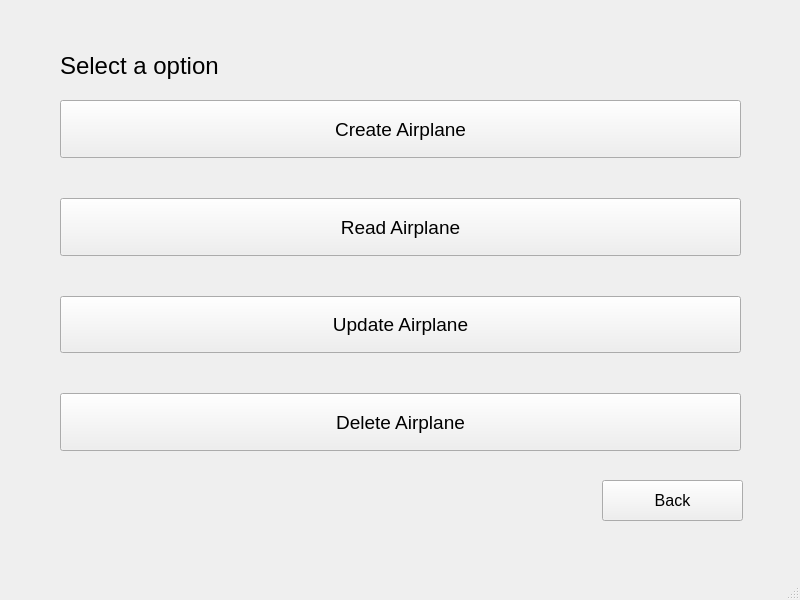
<?xml version="1.0" encoding="UTF-8"?>
<ui version="4.0">
 <class>ManageAirplane</class>
 <widget class="QMainWindow" name="ManageAirplane">
  <property name="geometry">
   <rect>
    <x>0</x>
    <y>0</y>
    <width>800</width>
    <height>600</height>
   </rect>
  </property>
  <property name="windowTitle">
   <string>MainWindow</string>
  </property>
  <widget class="QWidget" name="centralwidget">
   <widget class="QWidget" name="verticalLayoutWidget">
    <property name="geometry">
     <rect>
      <x>60</x>
      <y>100</y>
      <width>681</width>
      <height>351</height>
     </rect>
    </property>
    <layout class="QVBoxLayout" name="verticalLayout" stretch="0,0,0,0">
     <property name="spacing">
      <number>40</number>
     </property>
     <property name="sizeConstraint">
      <enum>QLayout::SetDefaultConstraint</enum>
     </property>
     <property name="bottomMargin">
      <number>0</number>
     </property>
     <item>
      <widget class="QPushButton" name="button_create_airplane">
       <property name="sizePolicy">
        <sizepolicy hsizetype="Minimum" vsizetype="Minimum">
         <horstretch>0</horstretch>
         <verstretch>0</verstretch>
        </sizepolicy>
       </property>
       <property name="font">
        <font>
         <pointsize>14</pointsize>
        </font>
       </property>
       <property name="text">
        <string>Create Airplane</string>
       </property>
      </widget>
     </item>
     <item>
      <widget class="QPushButton" name="button_read_airplane">
       <property name="sizePolicy">
        <sizepolicy hsizetype="Minimum" vsizetype="Minimum">
         <horstretch>0</horstretch>
         <verstretch>0</verstretch>
        </sizepolicy>
       </property>
       <property name="font">
        <font>
         <pointsize>14</pointsize>
        </font>
       </property>
       <property name="text">
        <string>Read Airplane</string>
       </property>
      </widget>
     </item>
     <item>
      <widget class="QPushButton" name="button_update_airplane">
       <property name="sizePolicy">
        <sizepolicy hsizetype="Minimum" vsizetype="Minimum">
         <horstretch>0</horstretch>
         <verstretch>0</verstretch>
        </sizepolicy>
       </property>
       <property name="font">
        <font>
         <pointsize>14</pointsize>
        </font>
       </property>
       <property name="text">
        <string>Update Airplane</string>
       </property>
      </widget>
     </item>
     <item>
      <widget class="QPushButton" name="button_delete_airplane">
       <property name="sizePolicy">
        <sizepolicy hsizetype="Minimum" vsizetype="Minimum">
         <horstretch>0</horstretch>
         <verstretch>0</verstretch>
        </sizepolicy>
       </property>
       <property name="font">
        <font>
         <pointsize>14</pointsize>
        </font>
       </property>
       <property name="text">
        <string>Delete Airplane</string>
       </property>
      </widget>
     </item>
    </layout>
   </widget>
   <widget class="QLabel" name="label_title">
    <property name="geometry">
     <rect>
      <x>60</x>
      <y>40</y>
      <width>231</width>
      <height>51</height>
     </rect>
    </property>
    <property name="font">
     <font>
      <pointsize>18</pointsize>
     </font>
    </property>
    <property name="text">
     <string>Select a option</string>
    </property>
   </widget>
   <widget class="QPushButton" name="button_back">
    <property name="geometry">
     <rect>
      <x>602</x>
      <y>480</y>
      <width>141</width>
      <height>41</height>
     </rect>
    </property>
    <property name="font">
     <font>
      <pointsize>12</pointsize>
     </font>
    </property>
    <property name="text">
     <string>Back</string>
    </property>
   </widget>
  </widget>
  <widget class="QMenuBar" name="menubar">
   <property name="geometry">
    <rect>
     <x>0</x>
     <y>0</y>
     <width>800</width>
     <height>26</height>
    </rect>
   </property>
  </widget>
  <widget class="QStatusBar" name="statusbar"/>
 </widget>
 <resources/>
 <connections/>
</ui>
